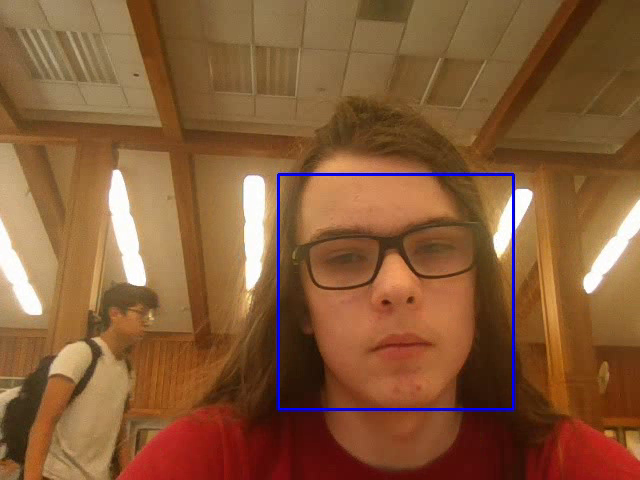
#> input picture frame 2 of Face recognition project/output/Video_capture.mp4, 640 x 480 px, given in place of the camera
$ python 'face recognition.py'
#> lines starting #> are read from the running program, lines starting #| are printed output that depends on the picture; after the words box and inside, x2 and y2 are one past the last pixel; in counts of white or black regions, pixels touching at a corner belong together
import cv2

print("Connecting to server...")

# Load the cascade
face_cascade = cv2.CascadeClassifier(cv2.data.haarcascades + 'haarcascade_frontalface_default.xml')

# To capture video from webcam.
cap = cv2.VideoCapture(0)
# To use a video file as input
# cap = cv2.VideoCapture('filename.mp4')

p_message = True
img_array = []

while True:
    # Read the frame
    _, img = cap.read()
#> img is the input picture: shape (480, 640, 3); mean B, G, R 55.6, 90.6, 134.7
    # Convert to grayscale
    gray = cv2.cvtColor(img, cv2.COLOR_BGR2GRAY)
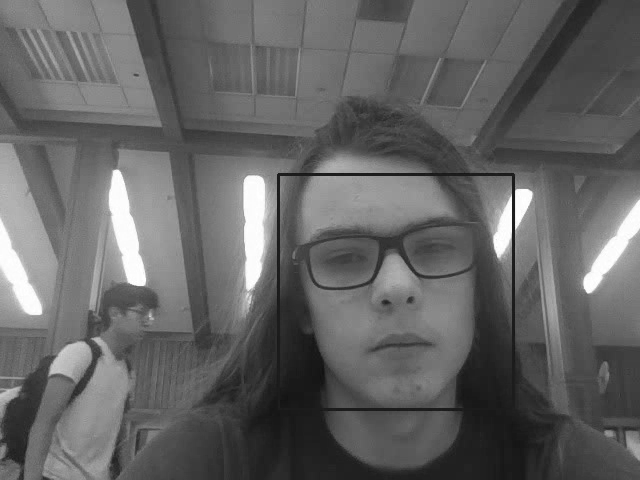
#> gray: shape (480, 640); min 17, max 255, mean 99.7
    # Detect the faces
    faces = face_cascade.detectMultiScale(gray, 1.1, 4)
#> faces = [[281, 177, 230, 230]]
    # Draw the rectangle around each face
    for (x, y, w, h) in faces:
        cv2.rectangle(img, (x, y), (x+w, y+h), (255, 0, 0), 2)
#> this loop made 1 pass
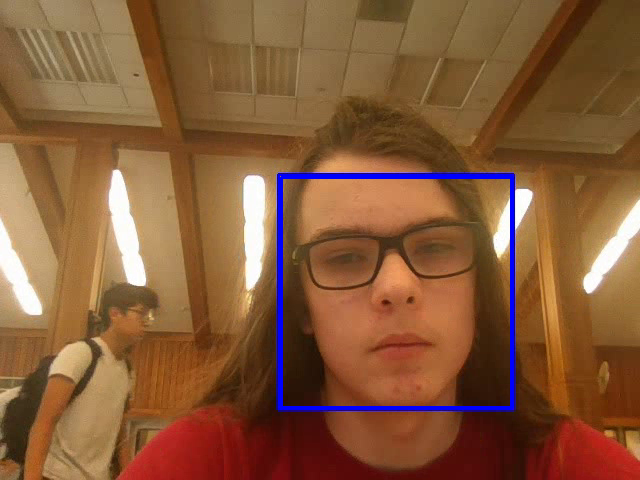
#> img: shape (480, 640, 3); 0.9% of pixels changed, all inside (x1, y1, x2, y2) = (280, 176, 513, 409)

    #prank message
    if p_message:
        print("Creating 'Video_capture.mp4'...")
        if(x or y or w or h):
            cropped_image = img[y:y+h, x: x+w]
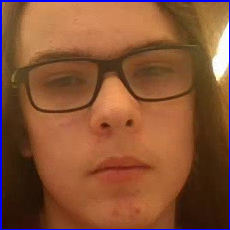
#> cropped_image: shape (230, 230, 3); mean B, G, R 54.5, 83.2, 135.1
            cv2.imwrite("output/Cropped Image.jpg", cropped_image)

        p_message = False

    #create video
    height, width, layers = img.shape
#> height = 480; width = 640; layers = 3
    size = (width, height)
#> size = (640, 480)
    img_array.append(img)

    # Display
    cv2.imshow('Camera capture  -  (esc to close)', img)
    # Stop if escape key is pressed
    k = cv2.waitKey(30) & 0xff
#> (key Esc is pressed here)

    if k==27:
        break
# Release the VideoCapture object
cap.release()

out = cv2.VideoWriter("face_output/Video_capture.mp4", cv2.VideoWriter_fourcc(*"DIVX"), 15, size)

for i in range(len(img_array)):
    out.write(img_array[i])
#> this loop made 1 pass
out.release()

$ run again, starting later in the video
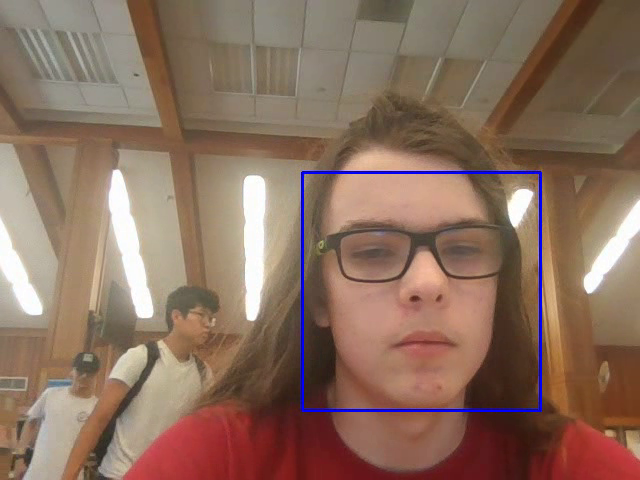
#> input picture frame 10 of Face recognition project/output/Video_capture.mp4, 640 x 480 px, given in place of the camera
#> img is the input picture: shape (480, 640, 3); mean B, G, R 94.5, 110.7, 138.7
#> `gray = cv2.cvtColor(img, cv2.COLOR_BGR2GRAY)`:
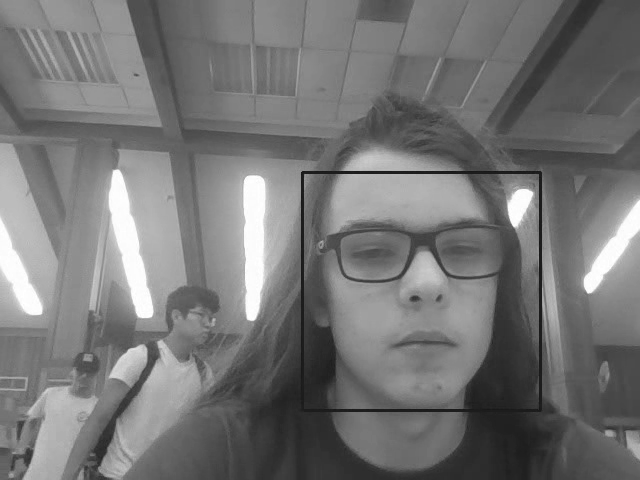
#> gray: shape (480, 640); min 19, max 255, mean 117.2
#> faces = [[303, 171, 238, 238]]
#> the loop `for (x, y, w, h) in faces:` made 1 pass
#> `cropped_image = img[y:y+h, x: x+w]`:
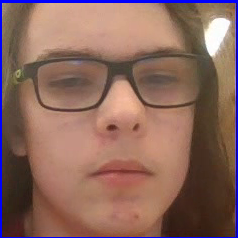
#> cropped_image: shape (238, 238, 3); mean B, G, R 93.6, 103.5, 139
#> the loop `for i in range(len(img_array)):` made 1 pass

$ run again, starting later in the video
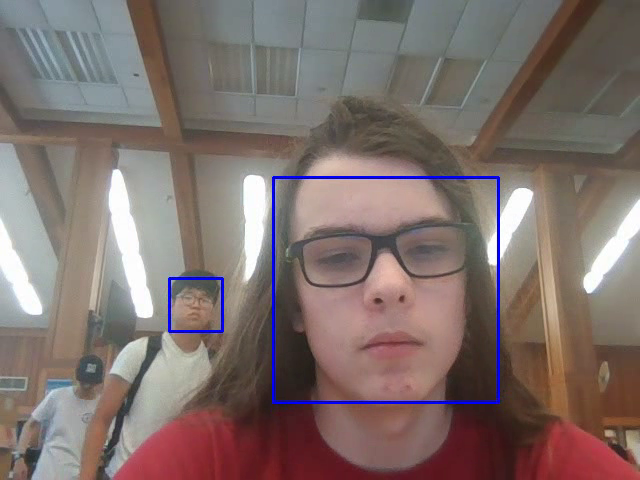
#> input picture frame 19 of Face recognition project/output/Video_capture.mp4, 640 x 480 px, given in place of the camera
#> img is the input picture: shape (480, 640, 3); mean B, G, R 108.2, 111.7, 126.9
#> `gray = cv2.cvtColor(img, cv2.COLOR_BGR2GRAY)`:
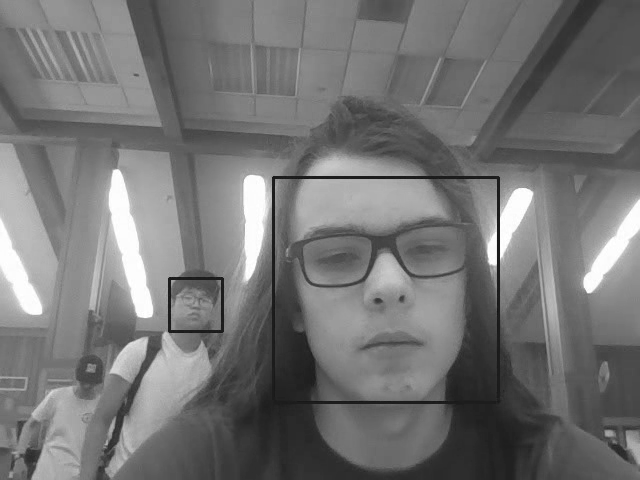
#> gray: shape (480, 640); min 19, max 255, mean 115.8
#> faces = [[274, 177, 224, 224]]
#> the loop `for (x, y, w, h) in faces:` made 1 pass
#> `cropped_image = img[y:y+h, x: x+w]`:
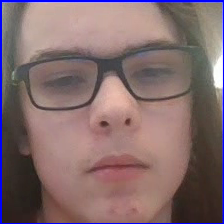
#> cropped_image: shape (224, 224, 3); mean B, G, R 109.3, 107.5, 130.9
#> the loop `for i in range(len(img_array)):` made 1 pass
